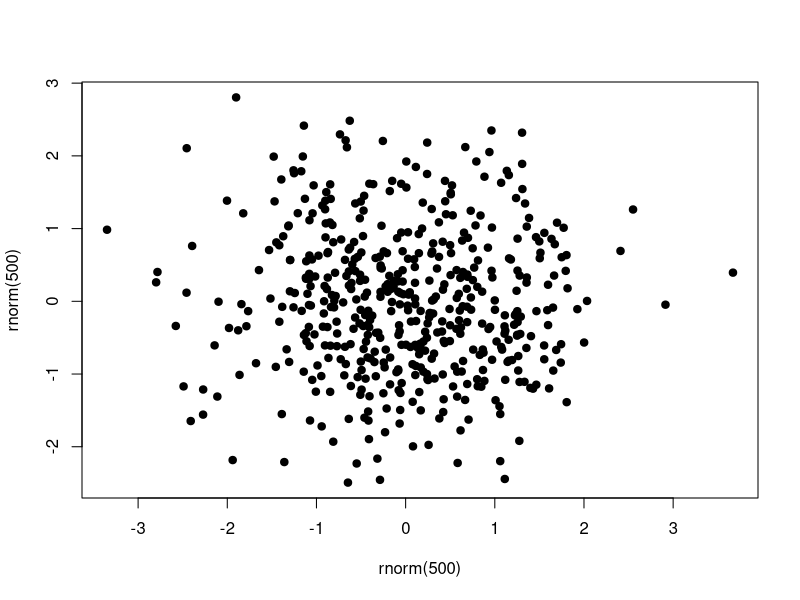

R code for this plot:
## Using RStudio ---------------------------------------------------------------

# In this exercise we will go through some basics of using R and RStudio

## 1. Entering commands in the R console ----

# Add 1 + 1 in the console panel below and press enter.
# What do you see?


## 2. Entering command from the script editor ----

# Add 1 + 1 in the next line, and then click the run button above.

# Now put the cursor on the line below and use Ctrl + enter / Cmd + enter to send code to the 
# R console. This is the preferred method AND your first keyboard shortcut!
1 + 1

# You can also highlight parts of code and use Ctrl + enter / Cmd + enter to send code
# to the console. This is useful for examining long pieces of code.

# Highlight 5 * 5 with the mouse, and send the result to the console.
# You should see 25
2 * 1 + 5 * 5


## 3. Storing variables in R ----

# Run the following lines and examine the Environment panel for currently stored 
# variables and objects. We will discuss variables later.
var1 <- c(1,2,3)
var2 <- c('Cat', 'Dog', 'Bird')


## 4. Examine the examine file viewer ----
# Examine the files in the Files panel. Are the files you see the same as what 
# is printed using the list.files() function?
list.files()

# You can navigate to other folders in the file viewer, but be mindful of the
# current directory R is working from as it will not be the folder you navigate to.

# You should be working from the 'student-material' folder.
# Navigate to the `data` folder to view the data files we will use
# Navigate back to the working directory by: (In the Files tab) More > Go To Working Directory


## 5. Working directory ----
# R is working from a directory on your computer. This changes depending on how
# you start R/RStudio, and whether you have explicitly changed it afterwards.
# Can you navigate to this location on your computer outside of RStudio (using 
# Windows explorer/Mac finder)?
getwd()


# Examine details at the top of the Console tab next to R logo. What does it tell you?
# Examine the Files tab > More button. How can these options help you?


## 6. Create a plot ----
# When we create a plot, we will see it in the Plots panel
plot(rnorm(500), rnorm(500), pch = 19)


## 7. Help tab ----
# R documentation is standardised, you will often see;
# A Title, a Description, Usage, Arguments, Details and Notes, Examples

# Examine the help document for these 2 function
?base::plot()
?rnorm


## 8. File menu ----
# Examine the in options: File > New File > ...
# Do any of these look familiar to you?


## 9. Tools menu ----
# We often want to change settings of R and RStudio such as themes and layout, or
# other such settings. We also want to learn as many keyboard shortcuts as possible
# to increase productivity

# Examine the options:
# Tools > Global Options
# Tools > Keyboard shortcuts


## Conclusion ----
# You should have a basic understanding of the RStudio layout
